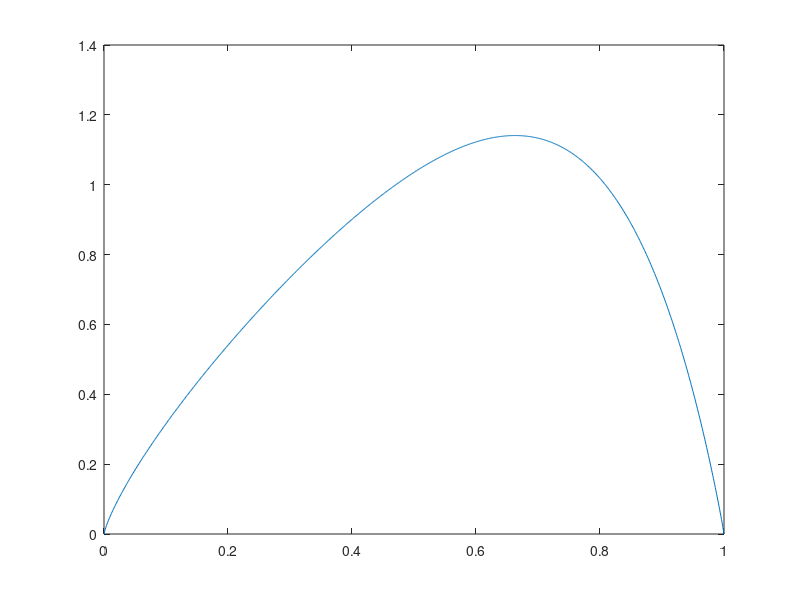

The MATLAB source for this figure:
%To Solve the differential equation -u'' + f(x,u) = 0

%Assigning maximun number of iterations
k_MAX=100;
%Assigning Tolerance Limit
TOL=10^-6;
%Taking arbitrary number of intervals N=6
N=1000;
% Let the length of one division be h
h=1/N;
% x is a vector with N+1 number of equidistant points from 0 to 1
x=linspace(0,1,N+1)';
x=x(2:N);
%Taking initial guess U0
U0=zeros(N-1,1);
%Defining alpha
alpha=linspace(0.1,1,10);
%Definig the Residual matrix
res = [];
k = 10^-4;

%Method 3 - Damped Newton's Method
f=@(x,U0)(-(U0+k).^-1.5-x.*exp(4.*x));
fu=@(x,U0)(-1.5.*-(U0+k).^-2.5);

%Creating A matrix
principalDiag_A=[(-2/(h^2))*(ones(N-1,1))];
lowerDiag_A=[(1/(h^2))*(ones(N-1,1))];
upperDiag_A=[(1/(h^2))*(ones(N-1,1))];
A=spdiags([lowerDiag_A principalDiag_A upperDiag_A],-1:1,N-1,N-1);

%Creating A1 matrix
lowerDiag_A1=[(-1/(h^2))*(ones(N-1,1))];
upperDiag_A1=[(-1/(h^2))*(ones(N-1,1))];

for iterations_performed = 1:k_MAX
    principalDiag_A1=[(2/h^2+fu(x,U0)).*ones(N-1,1)];
    rhs=A*U0-f(x,U0);
    A1=spdiags([lowerDiag_A1 principalDiag_A1 upperDiag_A1],-1:1,N-1,N-1);
    v=A1\rhs;
    for j = 1:length(alpha)
       U1=U0+alpha(j)*v;
       res = [res max(abs(-A*U1+f(x,U1)))];
    end
    index = find(res==min(res));
    res = [];
    U1 = U0+alpha(index).*v;
    if(max(abs(U1-U0))>TOL)
        flag_Method3=0;
        U0=U1;
    else
        flag_Method3=1;
        break;
    end    
end
U1=[0; U1; 0];
x=linspace(0,1,N+1);
figure(17);
plot(x,U1);
